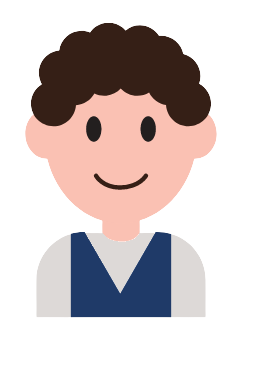
#> input picture file/boy_bg.png, 271 x 375 px, found by its file name; its folder holds 6 pictures in this run
$ python -i student_user_interface.py   (imports and definitions only)
#> lines starting #> are read from the running program, lines starting #| are printed output that depends on the picture
import tkinter as tk
from PIL import Image,ImageTk
import datafile as df
from pandas import DataFrame
import matplotlib.pyplot as plt
from matplotlib.backends.backend_tkagg import FigureCanvasTkAgg

#global variables
Student_class,Student_sec,Student_name= "empty","empty","empty"
Student_gender,Student_roll="empty","empty"

current_working_days=75
attended_working_days="empty"

Student_marks={"English":0,"Physics":0,"Mathematics":0,"Chemistry":0,"Computer":0}

Student_timetable={"Time":["empty"],"Monday":["empty"],"Tuesday":["empty"],"Wednesday":["empty"],"Thursday":["empty"],"Friday":["empty"],"Saturday":["Holiday"],"Sunday":["Holiday"]}

Class_notifications=["empty"]
Student_notifications=["empty"]

events=[]

# [26 lines left out: function student_data, not called in this run]

def refresh_window():
    Student_UI()

#student user interface function
def Student_UI():

    #Student window
    Student_window=tk.Tk()
    Student_window.title("Student Dashboard")

    #getting the width and height of screen
    scr_width= Student_window.winfo_screenwidth()
    scr_height= Student_window.winfo_screenheight()
    Student_window.geometry("%dx%d" % (scr_width,scr_height))

    #maximum and minimum size of screen window
    Student_window.maxsize(int(scr_width),int(scr_height))
    Student_window.minsize(int(scr_width/2),int(scr_height/2))

    #Partial frame for canvas and scrollbar
    Student_frame=tk.Frame(Student_window,width=scr_width/2,height=scr_height/2)
    Student_frame.pack(fill="both",expand="true")

    #option menu
    menu_frame=tk.Frame(Student_frame)
    menu_frame.pack(side="top",fill="x")

    m=tk.Menu(menu_frame)
    Student_window.config(menu=m)

    def close_window():
        Student_window.destroy()

    submenu=tk.Menu(m)
    m.add_cascade(label='Options',menu=submenu)
    submenu.add_command(label='Refresh',command=lambda:[close_window(),refresh_window()])
    submenu.add_command(label='Exit', command=close_window)
    submenu.add_separator()

    #main canvas
    Student_canvas=tk.Canvas(Student_frame,bg='#C2E5D3',width=scr_width/3,height=scr_height/3,scrollregion=(0,0,scr_width,scr_height))

    #vertical scrollbar
    vbar=tk.Scrollbar(Student_frame,orient="vertical")
    vbar.pack(side="right",fill="y")
    vbar.config(command=Student_canvas.yview)

    Student_canvas.config(width=scr_width/3,height=scr_height/3)
    Student_canvas.config(yscrollcommand=vbar.set)
    Student_canvas.pack(side="left",expand=True,fill="both")

    #student images
    my_image1= Image.open(".\\file\\boy_bg.png")
#> my_image1 is the input picture: PIL image 271x375 RGBA; mean R, G, B, A 63.4, 53.3, 52.8, 104.9
    Myimage1_w,Myimage1_h=my_image1.size
#> Myimage1_w = 271; Myimage1_h = 375
    boyi_ratio=Myimage1_w/Myimage1_h
#> boyi_ratio = 0.723

    boy_image= my_image1.resize((int(boyi_ratio*scr_height*2/10),int(scr_height*2/10)), Image.LANCZOS)
    boy_bg= ImageTk.PhotoImage(boy_image)

    my_image2= Image.open(".\\file\\girl_bg.png")
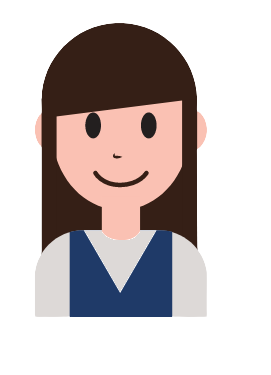
#> input picture file/girl_bg.png, 271 x 375 px, found by its file name
#> my_image2 is the input picture: PIL image 271x375 RGBA; mean R, G, B, A 56.6, 47.5, 47.1, 111.5
    Myimage2_w,Myimage2_h=my_image2.size
#> Myimage2_w = 271; Myimage2_h = 375
    girli_ratio=Myimage2_w/Myimage2_h
#> girli_ratio = 0.723

    girl_image= my_image2.resize((int(girli_ratio*scr_height*2/10),int(scr_height*2/10)), Image.LANCZOS)
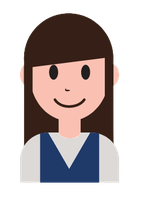
#> girl_image: PIL image 156x216 RGBA; mean R, G, B, A 59.2, 49.9, 49.4, 111.5; transparent parts drawn white
    girl_bg= ImageTk.PhotoImage(girl_image)

    #background image
    my_image3=Image.open(".\\file\\type1_bg.png")
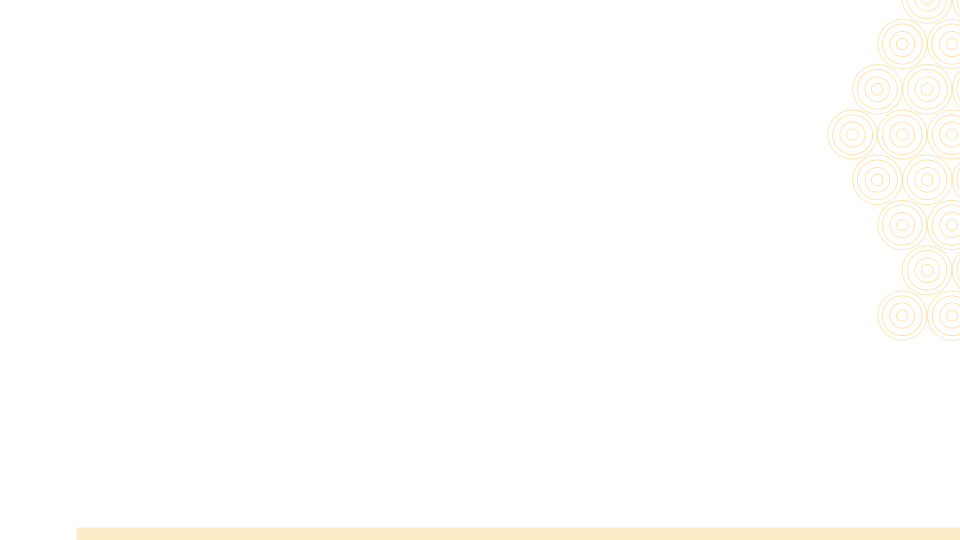
#> input picture file/type1_bg.png, 1920 x 1080 px, found by its file name (shown at 1/2 size)
#> my_image3 is the input picture: PIL image 1920x1080 RGBA; mean R, G, B, A 254.9, 254.3, 253, 255
    Myimage3_w,Myimage3_h=my_image3.size
#> Myimage3_w = 1920; Myimage3_h = 1080
    sui_ratio=Myimage3_w/Myimage3_h
#> sui_ratio = 1.78

    sui_image=my_image3.resize((int(sui_ratio*scr_height*14/15),int(scr_height*14/15)), Image.LANCZOS)
    sui_bg= ImageTk.PhotoImage(sui_image)

    Student_canvas.create_image(int(scr_width/2),int(scr_height/2),image=sui_bg,anchor="center")

    #nameholder display
    my_image4=Image.open(".\\file\\nameholder_bg.png")
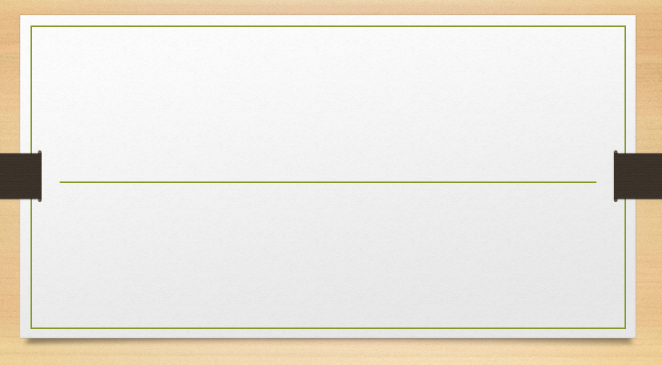
#> input picture file/nameholder_bg.png, 1323 x 729 px, found by its file name (shown at 1/2 size)
#> my_image4 is the input picture: PIL image 1323x729 RGBA; mean R, G, B, A 233.7, 228.9, 219.7, 255
    Myimage4_w,Myimage4_h=my_image4.size
#> Myimage4_w = 1323; Myimage4_h = 729
    holder_ratio=Myimage4_w/Myimage4_h*1.25
#> holder_ratio = 2.27

    holder_image=my_image4.resize((int(holder_ratio*scr_height*1/2.25),int(scr_height*1/2.25)), Image.LANCZOS)
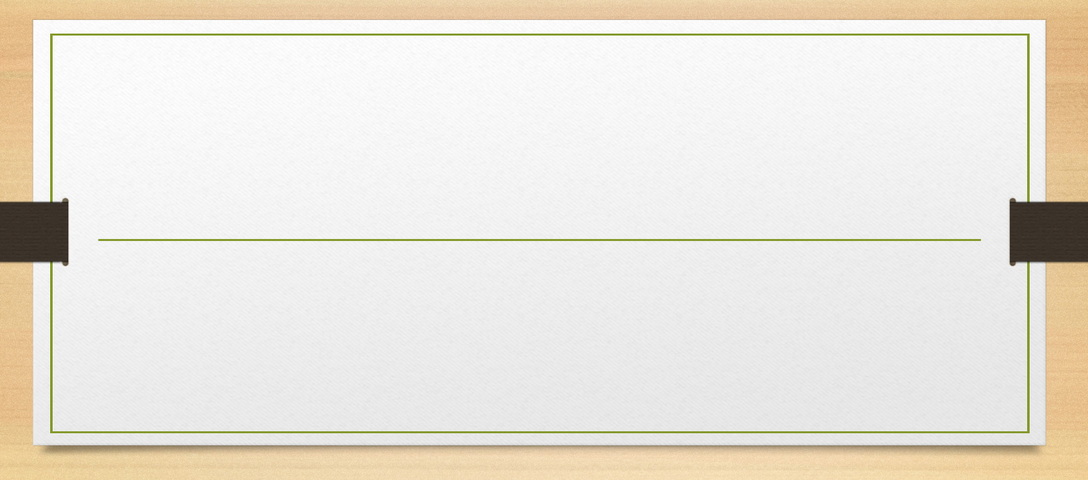
#> holder_image: PIL image 1088x480 RGBA; mean R, G, B, A 233.7, 228.8, 219.6, 255
    holder_bg= ImageTk.PhotoImage(holder_image)

    Student_canvas.create_image(int(scr_width/2),int(scr_height/3.5),image=holder_bg,anchor="center")

    #Basic info display
    Student_canvas.create_text(int(scr_width/2),int(scr_height/4),font=("Helvetica",int(scr_width/50)),text="Welcome "+Student_name+",")
    Student_canvas.create_text(int(scr_width/1.95),int(scr_height/3),font=("Helvetica",int(scr_width/60)),text="Class: "+str(Student_class)+" Section: "+Student_sec+" Roll no: "+str(Student_roll))

    if(Student_gender=="Male"):
        Student_canvas.create_image(int(scr_width/3.15),int(scr_height/3.25),image=boy_bg,anchor="center")
    elif(Student_gender=="Female"):
        Student_canvas.create_image(int(scr_width/3.15),int(scr_height/3.25),image=girl_bg,anchor="center")
    else:
        Student_canvas.create_text(int(scr_width/3.15),int(scr_height/3.25),font=("Helvetica",int(scr_width/75)),text="no data",anchor="center")

    # [35 lines left out: function data_window, not called in this run]

    Student_user_btn=tk.Button(Student_frame,font=("Helvetica",int(scr_width/85),"underline"),text='User data',bd='3',command=lambda:[data_window()])
    Student_canvas.create_window(int(scr_width*2/3),int(scr_height/2.45),window=Student_user_btn,anchor="center")

    #widget image
    timetable_image= tk.PhotoImage(file='.\\file\\timetable_bg.png')
    attendence_image= tk.PhotoImage(file='.\\file\\attendence_bg.png')
    grades_image= tk.PhotoImage(file='.\\file\\grades_bg.png')
    events_image= tk.PhotoImage(file='.\\file\\events_bg.png')

    timetable_bg= timetable_image.subsample(4,4)
    attendence_bg= attendence_image.subsample(4,4)
    grades_bg= grades_image.subsample(4,4)
    events_bg= events_image.subsample(3,3)

    #widget functions
    # [127 lines left out: functions show_mytimetable, show_myevents, show_myattendence, show_mygrades, not called in this run]

    #option widgets
    sui_timetable_btn=tk.Button(Student_frame,font=("Helvetica",int(scr_width/60),"underline"),text='Time table',image=timetable_bg,compound="left",bd='5',command=lambda:[show_mytimetable()])
    sui_Attendence_btn=tk.Button(Student_frame,font=("Helvetica",int(scr_width/60),"underline"),text='Attendence',image=attendence_bg,compound="left",bd='5',command=lambda:[show_myattendence()])
    sui_grades_btn=tk.Button(Student_frame,font=("Helvetica",int(scr_width/60),"underline"),text='Grade and score',image=grades_bg,compound="right",bd='5',command=lambda:[show_mygrades()])
    sui_events_btn=tk.Button(Student_frame,font=("Helvetica",int(scr_width/60),"underline"),text='Events',image=events_bg,compound="right",bd='5',command=lambda:[show_myevents()])

    Student_canvas.create_window(int(scr_width*4/11),int(scr_height*7/11),window=sui_timetable_btn,anchor="center")
    Student_canvas.create_window(int(scr_width*4/11),int(scr_height*9/11),window=sui_Attendence_btn,anchor="center")
    Student_canvas.create_window(int(scr_width*7/11),int(scr_height*7/11),window=sui_grades_btn,anchor="center")
    Student_canvas.create_window(int(scr_width*7/11),int(scr_height*9/11),window=sui_events_btn,anchor="center")

    #notifications panel
    my_notificationframe=tk.Frame(Student_canvas)
    Student_canvas.create_window(int(scr_width/8),int(scr_height/2),height=int(scr_height*5/6),width=int(scr_width/5.5),window=my_notificationframe,anchor="center")

    #notifcation box
    mylabel=tk.Label(my_notificationframe,font=("Helvetica",int(scr_width/75),"underline italic"),text="Notifications")
    mytextbox=tk.Text(my_notificationframe,wrap="word",height=int(scr_height*5/6),width=int(scr_width/6),font=("Helvetica",int(scr_width/85)),bg="#D1FFEA")

    mylabel.pack()
    mytextbox.pack(expand="true",fill="both")

    #display notifications
    mytextbox.insert('end',"Class notifications"+"\n")
    for i in range(0,len(Class_notifications)):
        mytextbox.insert('end',"*"+Class_notifications[i])
        mytextbox.insert('end',"\n")
    mytextbox.insert('end','\nStudent notifications'+'\n')
    for i in range(0,len(Student_notifications)):
        mytextbox.insert("end","-"+Student_notifications[i])
        mytextbox.insert('end',"\n")
    mytextbox.config(state='disabled')

    Student_window.mainloop()

#Stand alone testing
#student_data("Anshurup Gupta")
#Student_UI()

>>> result = Student_UI()
